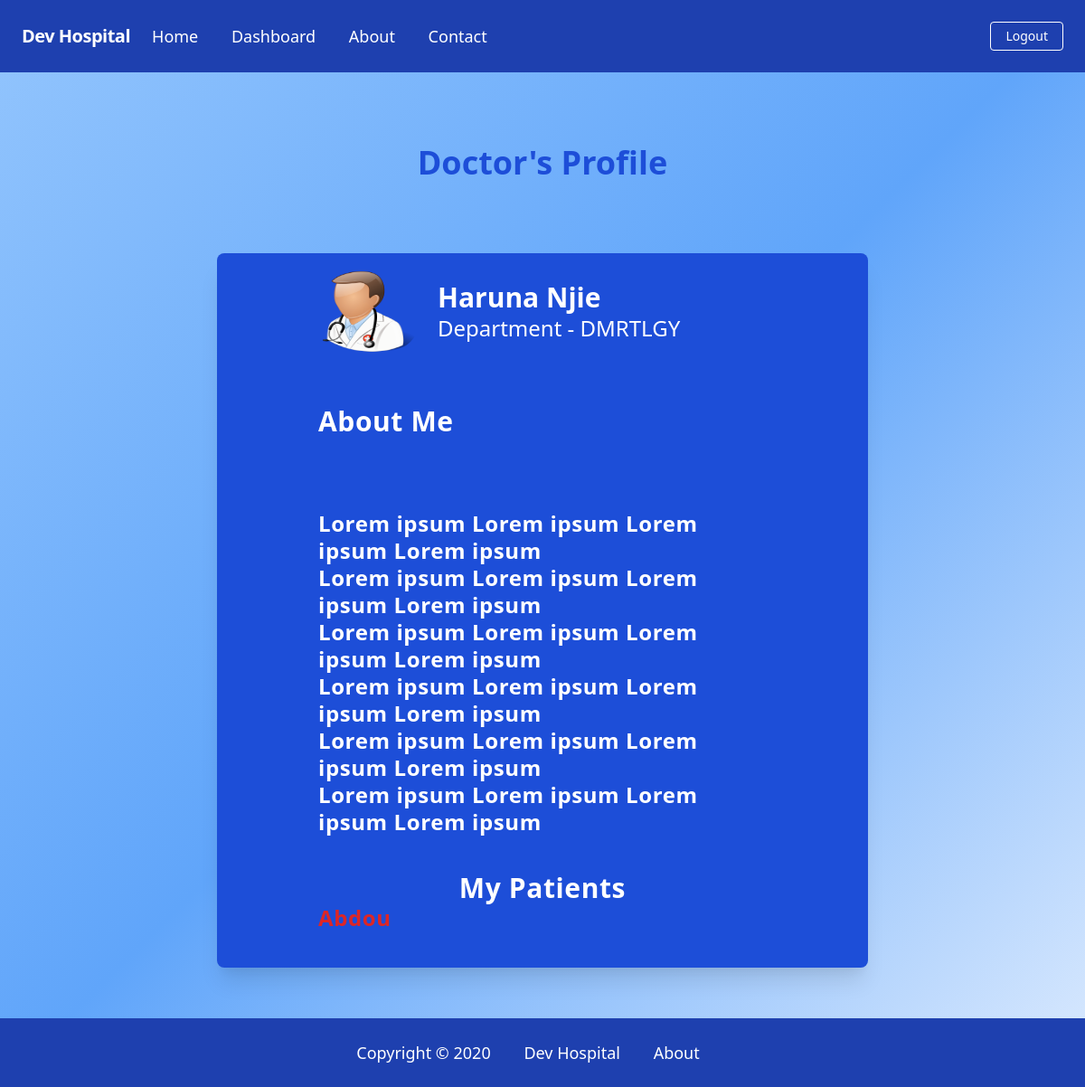
The page /detail/4/ (signed in) on the database as committed earlier.
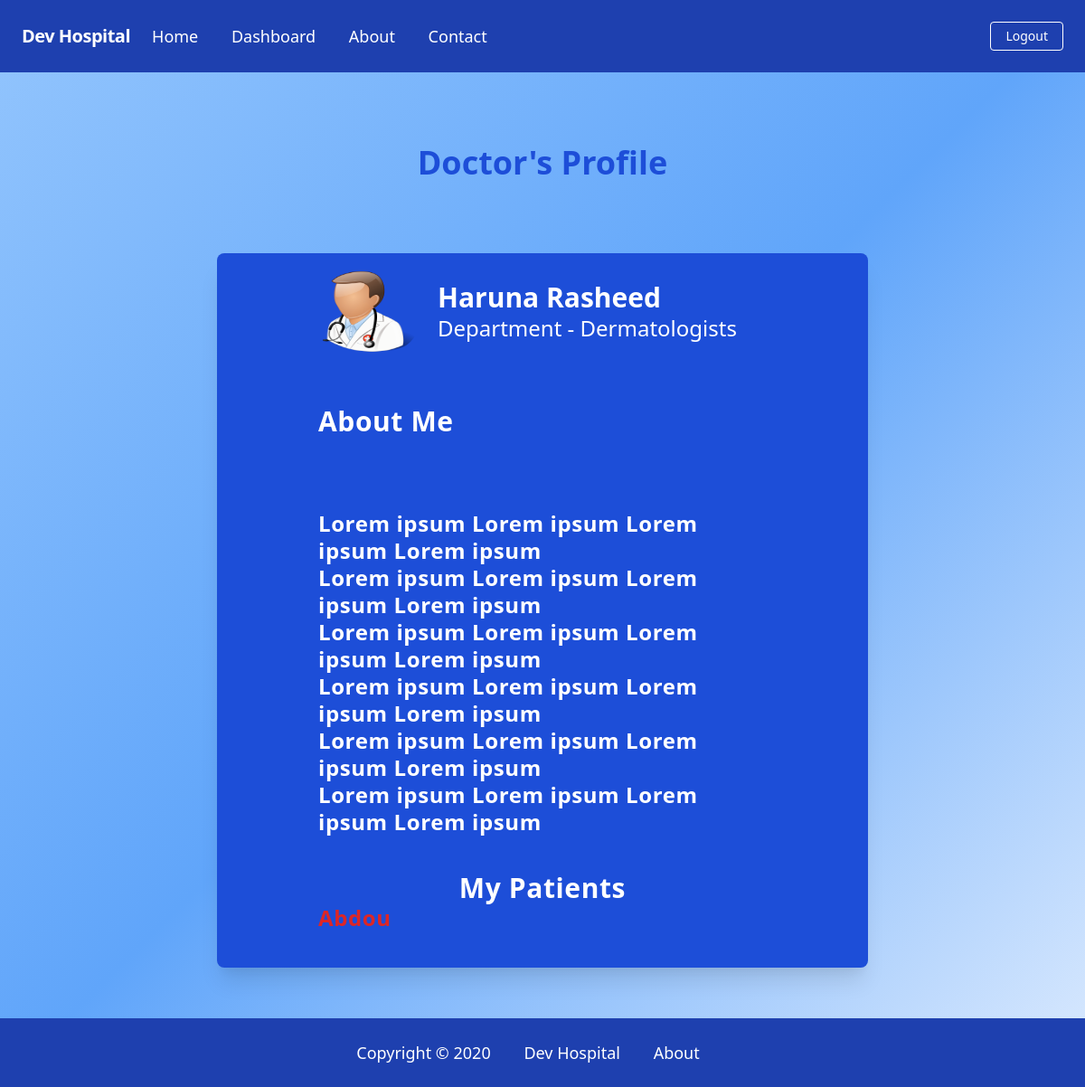
The same page on the database as committed later.
### accounts/models.py (models this page shows, shortened)
class Doctor(models.Model):
    user= models.OneToOneField(User, on_delete=models.CASCADE)
    address = models.CharField(max_length=40)
    mobile = models.CharField(max_length=20, null=True)
    department = models.CharField(max_length=50, choices=departments, default='GYN')
    image = models.ImageField(upload_to='images/', default='images/male_doc.png')
    def doc_first_name(self):
        return "%s " % self.user.first_name
    doc_first_name.short_description = 'Name'

class User(AbstractBaseUser, PermissionsMixin):
    first_name = models.CharField(max_length=255, unique=False)
    last_name = models.CharField(max_length=255, unique=False)
    username = models.CharField(max_length=255, unique=True)
    email = models.EmailField(max_length=80, unique=True, null=False)
    is_active = models.BooleanField(default=True)
    is_staff = models.BooleanField(default=False)
    USERNAME_FIELD = 'email'
    objects = UserManager()

### accounts/views.py (the view)
# urls.py: path('detail/<int:pk>/', views.DoctorDetailView.as_view(), name='detail'),
class DoctorDetailView(DetailView):
    model = Doctor
    template_name = 'accounts/doc_detail.html'
    context_object_name = 'doc'
    def get_context_data(self, **kwargs):
        if self.request.user.is_authenticated:
            context = super().get_context_data(**kwargs)
            doc_id = Doctor.objects.get(id=self.kwargs['pk'])
            context['patients_list'] = doc_id.patient_set.all()
            return context
        return

### templates/accounts/doc_detail.html (shortened to what this page needs)
{% extends 'base.html' %}
{% block content %}
    <div class="flex flex-col h-full     w-full">
        <h1 class="font-sans text-4xl text-blue-700 font-bold text-teal-500 text-center mt-20 mb-20">Doctor's Profile</h1>
    <div class="w-3/5  bg-blue-700 max-w-xls flex mx-auto flex-col    mb-4 shadow-xl rounded-lg overflow-hidden">
  <div class="w-4/5 sm:flex mx-auto sm:items-center px-6 py-4 h-full">
    <img class="w-1/4  block mx-auto sm:mx-0 sm:flex-shrink-0 h-60 sm:h-24 rounded-full" src="{{ doc.image.url}}" alt="Woman's Face">
    <div class="mt-4 sm:mt-0 sm:ml-4 text-center text-white sm:text-left ">
      <p class="text-3xl  font-bold leading-tight">{{ doc.user.first_name}} {{ doc.user.last_name }}</p>
      <p class="text-2xl   leading-tight text-white">Department - {{ doc.department}}</p>
    </div>
  </div>
     <div class="w-4/5 text-2xl font-bold px-10 mx-auto leading-tight mb-10 text-white tracking-wide">
         <h2 class="text-3xl mb-20 mt-10">About Me</h2>
            <p>Lorem ipsum Lorem ipsum Lorem ipsum Lorem ipsum</p>
            <p>Lorem ipsum Lorem ipsum Lorem ipsum Lorem ipsum</p>
            <p>Lorem ipsum Lorem ipsum Lorem ipsum Lorem ipsum</p>
            <p>Lorem ipsum Lorem ipsum Lorem ipsum Lorem ipsum</p>
            <p>Lorem ipsum Lorem ipsum Lorem ipsum Lorem ipsum</p>
            <p>Lorem ipsum Lorem ipsum Lorem ipsum Lorem ipsum</p>
        </div>
        <div class="w-4/5 text-2xl font-bold px-10 mx-auto leading-tight mb-10 text-white tracking-wide">
            <h2 class="text-3xl text-center">My Patients</h2>
             {% for patient in patients_list %}
                    <ul>
                        <li class="text-red-600">
                        </li>
                    </ul>
                {% endfor %}
        </div>
</div>
    </div>
{% endblock content %}

Rows that differ between the two databases and show on the page:
changed Doctor "Haruna": user.last_name "Njie" → "Rasheed"; department "DMRTLGY" → "Dermatologists"
